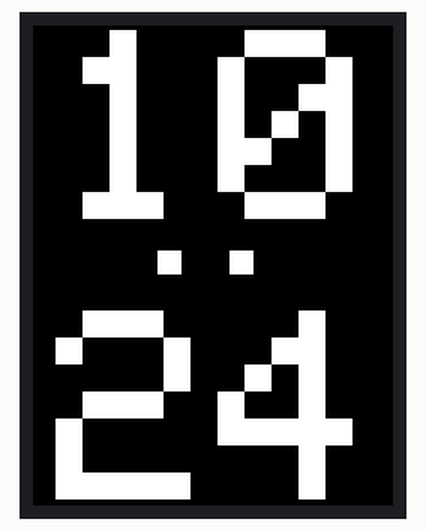
Recording of a sketch running on a simulated Arduino Uno, built with avr-gcc and run on an emulated ATmega328P. On the bench: 240×320 colour display. The local clock reads 2024-03-15 10:24:30 at power-on unless the sketch sets it.

Above: at 0.3 s.
At 60.7 s:
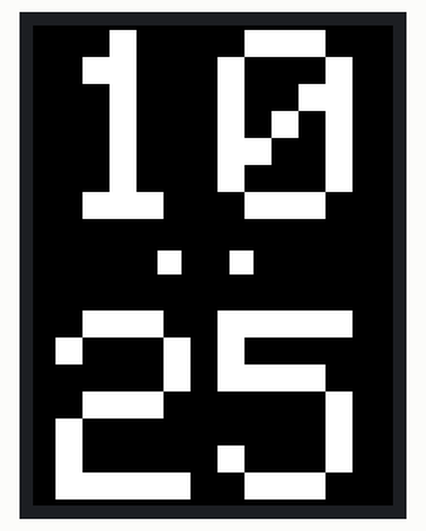
At 121.1 s:
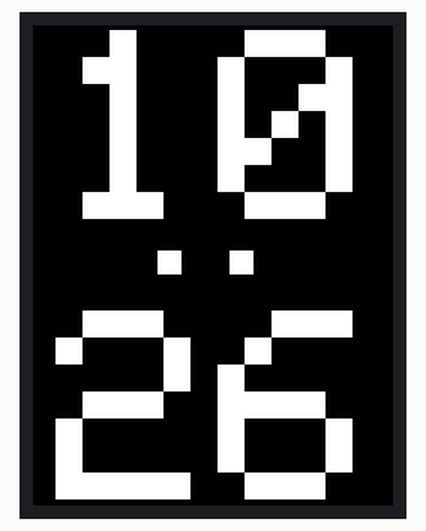

Measured:
- what the display in image 1 shows lasts 15.0 s, from 60.6 s to 75.6 s

The sketch:

Digital_Clock_Vertical_Code.ino
```cpp
#include <DS3231.h>
#include <Adafruit_GFX.h>
#include <Adafruit_TFTLCD.h>
#include <SPI.h>
#define LCD_CS A3
#define LCD_CD A2
#define LCD_WR A1
#define LCD_RD A0
#define LCD_RESET A4
#define BLACK   0x0000
#define BLUE    0x001F
#define RED     0xF800
#define GREEN   0x07E0
#define CYAN    0x07FF
#define MAGENTA 0xF81F
#define YELLOW  0xFFE0
#define WHITE   0xFFFF
#define BOXSIZE 40
Adafruit_TFTLCD tft(LCD_CS, LCD_CD, LCD_WR, LCD_RD, LCD_RESET);
DS3231  rtc(SDA, SCL);
Time t;
void setup() {
  rtc.begin();
  tft.reset();
  uint16_t identifier = tft.readID();
  tft.begin(identifier);
  tft.fillScreen(BLACK);
}

void loop() {
  t=rtc.getTime();
  tft.setTextColor(WHITE);
  tft.setTextSize(18);
  tft.setCursor(15,3);
  if(t.hour<10){
    tft.print("0");
    tft.print(t.hour);
  }
  else{
    tft.print(t.hour);
  }
  tft.setCursor(67,110);
  tft.setTextSize(8);
  tft.print("..");
  tft.setCursor(15,190);
  tft.setTextSize(18);
  if(t.min<10){
    tft.print("0");
    tft.print(t.min);
  }
  else{
    tft.print(t.min);
  }
 delay(15000);
 tft.fillScreen(BLACK);

}
```
